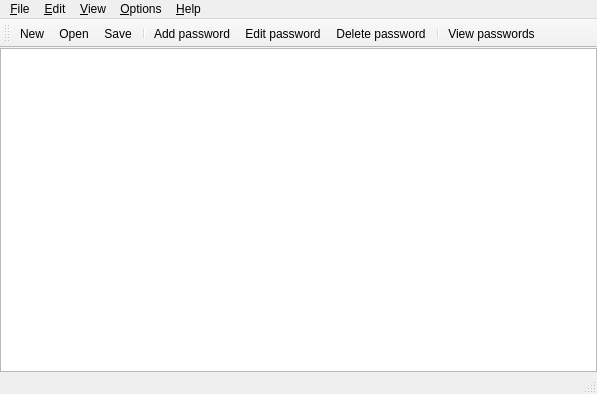
<?xml version="1.0" encoding="UTF-8"?>
<ui version="4.0">
 <class>MainWindow</class>
 <widget class="QMainWindow" name="MainWindow">
  <property name="geometry">
   <rect>
    <x>0</x>
    <y>0</y>
    <width>597</width>
    <height>394</height>
   </rect>
  </property>
  <property name="acceptDrops">
   <bool>true</bool>
  </property>
  <property name="windowTitle">
   <string>PasswordChest</string>
  </property>
  <widget class="QWidget" name="centralWidget">
   <layout class="QGridLayout" name="gridLayout">
    <property name="leftMargin">
     <number>0</number>
    </property>
    <property name="topMargin">
     <number>0</number>
    </property>
    <property name="rightMargin">
     <number>0</number>
    </property>
    <property name="bottomMargin">
     <number>0</number>
    </property>
    <item row="0" column="0">
     <widget class="QTreeView" name="treeView">
      <property name="rootIsDecorated">
       <bool>false</bool>
      </property>
     </widget>
    </item>
   </layout>
  </widget>
  <widget class="QMenuBar" name="menuBar">
   <property name="geometry">
    <rect>
     <x>0</x>
     <y>0</y>
     <width>597</width>
     <height>21</height>
    </rect>
   </property>
   <widget class="QMenu" name="menu_File">
    <property name="title">
     <string>&amp;File</string>
    </property>
    <addaction name="actionNewFile"/>
    <addaction name="actionOpenFile"/>
    <addaction name="actionSaveFile"/>
    <addaction name="actionSaveFileAs"/>
    <addaction name="separator"/>
    <addaction name="actionExit"/>
   </widget>
   <widget class="QMenu" name="menu_Edit">
    <property name="title">
     <string>&amp;Edit</string>
    </property>
    <addaction name="actionAddPassword"/>
    <addaction name="actionEditPassword"/>
    <addaction name="actionDeletePassword"/>
   </widget>
   <widget class="QMenu" name="menu_Help">
    <property name="title">
     <string>&amp;Help</string>
    </property>
    <addaction name="actionAbout"/>
   </widget>
   <widget class="QMenu" name="menu_View">
    <property name="title">
     <string>&amp;View</string>
    </property>
    <addaction name="actionViewPasswords"/>
    <addaction name="separator"/>
   </widget>
   <widget class="QMenu" name="menu_Options">
    <property name="title">
     <string>&amp;Options</string>
    </property>
    <widget class="QMenu" name="menu_Languages">
     <property name="title">
      <string>&amp;Languages</string>
     </property>
     <property name="icon">
      <iconset resource="../res/resource.qrc">
       <normaloff>:/icons/languages.png</normaloff>:/icons/languages.png</iconset>
     </property>
    </widget>
    <addaction name="menu_Languages"/>
   </widget>
   <addaction name="menu_File"/>
   <addaction name="menu_Edit"/>
   <addaction name="menu_View"/>
   <addaction name="menu_Options"/>
   <addaction name="menu_Help"/>
  </widget>
  <widget class="QToolBar" name="mainToolBar">
   <property name="windowTitle">
    <string>Toolbar</string>
   </property>
   <attribute name="toolBarArea">
    <enum>TopToolBarArea</enum>
   </attribute>
   <attribute name="toolBarBreak">
    <bool>false</bool>
   </attribute>
   <addaction name="actionNewFile"/>
   <addaction name="actionOpenFile"/>
   <addaction name="actionSaveFile"/>
   <addaction name="separator"/>
   <addaction name="actionAddPassword"/>
   <addaction name="actionEditPassword"/>
   <addaction name="actionDeletePassword"/>
   <addaction name="separator"/>
   <addaction name="actionViewPasswords"/>
  </widget>
  <widget class="QStatusBar" name="statusBar"/>
  <action name="actionExit">
   <property name="icon">
    <iconset resource="../res/resource.qrc">
     <normaloff>:/icons/exit.png</normaloff>:/icons/exit.png</iconset>
   </property>
   <property name="text">
    <string>&amp;Exit</string>
   </property>
  </action>
  <action name="actionSaveFile">
   <property name="icon">
    <iconset resource="../res/resource.qrc">
     <normaloff>:/icons/save.png</normaloff>:/icons/save.png</iconset>
   </property>
   <property name="text">
    <string>&amp;Save</string>
   </property>
  </action>
  <action name="actionOpenFile">
   <property name="icon">
    <iconset resource="../res/resource.qrc">
     <normaloff>:/icons/open_file.png</normaloff>:/icons/open_file.png</iconset>
   </property>
   <property name="text">
    <string>&amp;Open</string>
   </property>
  </action>
  <action name="actionAddPassword">
   <property name="icon">
    <iconset resource="../res/resource.qrc">
     <normaloff>:/icons/add_password.png</normaloff>:/icons/add_password.png</iconset>
   </property>
   <property name="text">
    <string>&amp;Add password</string>
   </property>
  </action>
  <action name="actionEditPassword">
   <property name="icon">
    <iconset resource="../res/resource.qrc">
     <normaloff>:/icons/edit_password.png</normaloff>:/icons/edit_password.png</iconset>
   </property>
   <property name="text">
    <string>&amp;Edit password</string>
   </property>
  </action>
  <action name="actionDeletePassword">
   <property name="icon">
    <iconset resource="../res/resource.qrc">
     <normaloff>:/icons/delete_password.png</normaloff>:/icons/delete_password.png</iconset>
   </property>
   <property name="text">
    <string>&amp;Delete password</string>
   </property>
  </action>
  <action name="actionAbout">
   <property name="icon">
    <iconset resource="../res/resource.qrc">
     <normaloff>:/icons/about.png</normaloff>:/icons/about.png</iconset>
   </property>
   <property name="text">
    <string>&amp;About</string>
   </property>
  </action>
  <action name="actionNewFile">
   <property name="icon">
    <iconset resource="../res/resource.qrc">
     <normaloff>:/icons/new_file.png</normaloff>:/icons/new_file.png</iconset>
   </property>
   <property name="text">
    <string>&amp;New</string>
   </property>
  </action>
  <action name="actionViewPasswords">
   <property name="checkable">
    <bool>true</bool>
   </property>
   <property name="icon">
    <iconset resource="../res/resource.qrc">
     <normaloff>:/icons/view-password.png</normaloff>:/icons/view-password.png</iconset>
   </property>
   <property name="text">
    <string>View passwords</string>
   </property>
   <property name="toolTip">
    <string>View passwords</string>
   </property>
  </action>
  <action name="actionSaveFileAs">
   <property name="icon">
    <iconset resource="../res/resource.qrc">
     <normaloff>:/icons/save_as.png</normaloff>:/icons/save_as.png</iconset>
   </property>
   <property name="text">
    <string>Save &amp;as...</string>
   </property>
   <property name="toolTip">
    <string>Save as</string>
   </property>
  </action>
 </widget>
 <layoutdefault spacing="6" margin="11"/>
 <resources>
  <include location="../res/resource.qrc"/>
 </resources>
 <connections>
  <connection>
   <sender>actionSaveFile</sender>
   <signal>triggered()</signal>
   <receiver>MainWindow</receiver>
   <slot>slotAction()</slot>
   <hints>
    <hint type="sourcelabel">
     <x>-1</x>
     <y>-1</y>
    </hint>
    <hint type="destinationlabel">
     <x>298</x>
     <y>196</y>
    </hint>
   </hints>
  </connection>
  <connection>
   <sender>actionExit</sender>
   <signal>triggered()</signal>
   <receiver>MainWindow</receiver>
   <slot>slotAction()</slot>
   <hints>
    <hint type="sourcelabel">
     <x>-1</x>
     <y>-1</y>
    </hint>
    <hint type="destinationlabel">
     <x>298</x>
     <y>196</y>
    </hint>
   </hints>
  </connection>
  <connection>
   <sender>actionOpenFile</sender>
   <signal>triggered()</signal>
   <receiver>MainWindow</receiver>
   <slot>slotAction()</slot>
   <hints>
    <hint type="sourcelabel">
     <x>-1</x>
     <y>-1</y>
    </hint>
    <hint type="destinationlabel">
     <x>298</x>
     <y>196</y>
    </hint>
   </hints>
  </connection>
  <connection>
   <sender>actionAddPassword</sender>
   <signal>triggered()</signal>
   <receiver>MainWindow</receiver>
   <slot>slotAction()</slot>
   <hints>
    <hint type="sourcelabel">
     <x>-1</x>
     <y>-1</y>
    </hint>
    <hint type="destinationlabel">
     <x>298</x>
     <y>196</y>
    </hint>
   </hints>
  </connection>
  <connection>
   <sender>actionEditPassword</sender>
   <signal>triggered()</signal>
   <receiver>MainWindow</receiver>
   <slot>slotAction()</slot>
   <hints>
    <hint type="sourcelabel">
     <x>-1</x>
     <y>-1</y>
    </hint>
    <hint type="destinationlabel">
     <x>298</x>
     <y>196</y>
    </hint>
   </hints>
  </connection>
  <connection>
   <sender>actionDeletePassword</sender>
   <signal>triggered()</signal>
   <receiver>MainWindow</receiver>
   <slot>slotAction()</slot>
   <hints>
    <hint type="sourcelabel">
     <x>-1</x>
     <y>-1</y>
    </hint>
    <hint type="destinationlabel">
     <x>298</x>
     <y>196</y>
    </hint>
   </hints>
  </connection>
  <connection>
   <sender>actionAbout</sender>
   <signal>triggered()</signal>
   <receiver>MainWindow</receiver>
   <slot>slotAction()</slot>
   <hints>
    <hint type="sourcelabel">
     <x>-1</x>
     <y>-1</y>
    </hint>
    <hint type="destinationlabel">
     <x>298</x>
     <y>196</y>
    </hint>
   </hints>
  </connection>
  <connection>
   <sender>actionViewPasswords</sender>
   <signal>triggered()</signal>
   <receiver>MainWindow</receiver>
   <slot>slotAction()</slot>
   <hints>
    <hint type="sourcelabel">
     <x>-1</x>
     <y>-1</y>
    </hint>
    <hint type="destinationlabel">
     <x>298</x>
     <y>196</y>
    </hint>
   </hints>
  </connection>
  <connection>
   <sender>actionSaveFileAs</sender>
   <signal>triggered()</signal>
   <receiver>MainWindow</receiver>
   <slot>slotAction()</slot>
   <hints>
    <hint type="sourcelabel">
     <x>-1</x>
     <y>-1</y>
    </hint>
    <hint type="destinationlabel">
     <x>298</x>
     <y>196</y>
    </hint>
   </hints>
  </connection>
  <connection>
   <sender>actionNewFile</sender>
   <signal>triggered()</signal>
   <receiver>MainWindow</receiver>
   <slot>slotAction()</slot>
   <hints>
    <hint type="sourcelabel">
     <x>-1</x>
     <y>-1</y>
    </hint>
    <hint type="destinationlabel">
     <x>298</x>
     <y>196</y>
    </hint>
   </hints>
  </connection>
 </connections>
 <slots>
  <slot>slotAction()</slot>
 </slots>
</ui>
